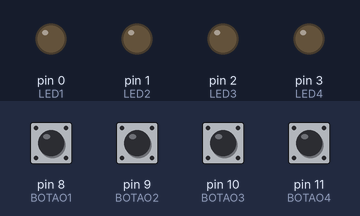
Simulated run of this sketch. Board: Arduino Uno, built with avr-gcc and run on an emulated ATmega328P. Shown: output pins drawn as LEDs (lit = HIGH). Dashed ring = blinking. The inputs (shaded band) are chosen by the test bench; at power-on: pin 8 (BOTAO1), pin 9 (BOTAO2), pin 10 (BOTAO3), pin 11 (BOTAO4) HIGH.

Above: at 1.2 s.
1.3 s: pin 8 (BOTAO1) pulled LOW for 0.15 s
At 1.45 s:
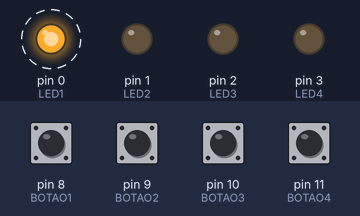
4.4 s: pin 9 (BOTAO2) pulled LOW for 3.2 s
At 7.4 s:
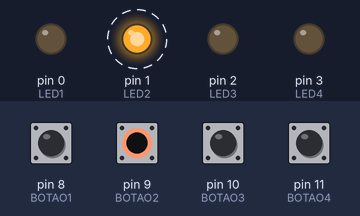
Timing chart, 0 to 16.0 s (numbered marks = the images above; inputs shaded):
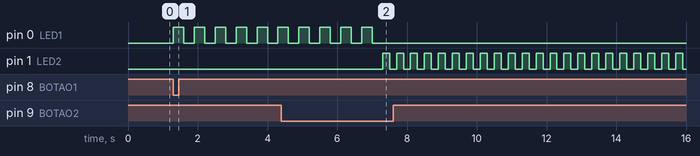

Measured:
- after the input at 1.3 s, pin 0 (LED1): alternates HIGH for 0.30 s and LOW for 0.30 s, starting at once
- after the input at 4.4 s, pin 1 (LED2): alternates HIGH for 0.20 s and LOW for 0.20 s, starting after 2.9 s

The sketch:

aula_8.ino
```cpp
#define BOTAO1 8
#define BOTAO2 9
#define BOTAO3 10
#define BOTAO4 11
#define LED1 0
#define LED2 1
#define LED3 2
#define LED4 3


void setup() {

 pinMode (BOTAO1, INPUT_PULLUP);
 pinMode (BOTAO2, INPUT_PULLUP);
 pinMode (BOTAO3, INPUT_PULLUP);
pinMode (BOTAO4, INPUT_PULLUP);
pinMode (LED1, OUTPUT);
pinMode (LED2, OUTPUT);
pinMode (LED3, OUTPUT);
pinMode (LED4, OUTPUT);

}

void loop() {

  int x;

 if(!digitalRead(BOTAO1))

 {
  for(x=0;x<10;x++)
  {
    digitalWrite(LED1,1);
    delay(300);
    digitalWrite(LED1,0);
    delay(300);
  }

 }

if(!digitalRead(BOTAO2))

{
  while(digitalRead(BOTAO3))
  {
    digitalWrite(LED2,1);
    delay(200);
    digitalWrite(LED2,0);
    delay(200);
  }
}

if(!digitalRead(BOTAO4))

{
  for(x=0;x<15;x++)
{
  digitalWrite(LED3,1);
    delay(200);
    digitalWrite(LED3,0);
    delay(200);
    digitalWrite(LED4,1);
    delay(200);
    digitalWrite(LED4,0);
    delay(200);
}


}


}
```
